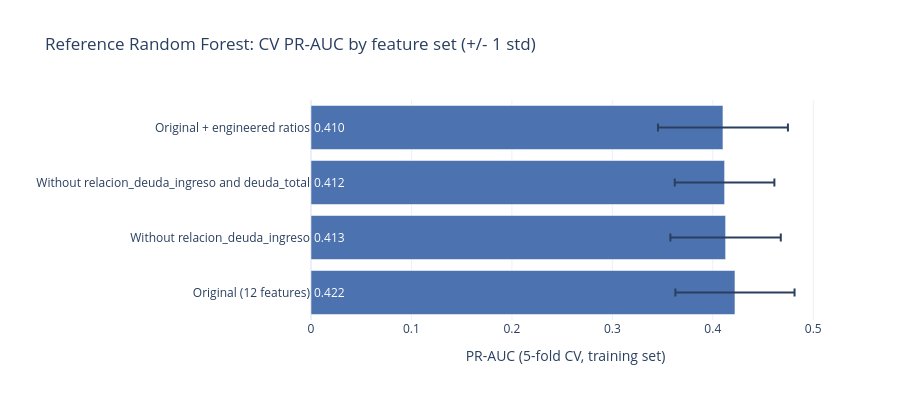

Notebook cell for this chart:
### Code cell
fig = px.bar(
    feature_set_results.reset_index(),
    x="pr_auc_cv",
    y="feature_set",
    error_x="pr_auc_cv_std",
    orientation="h",
    text=feature_set_results["pr_auc_cv"].map("{:.3f}".format).to_numpy(),
    title="Reference Random Forest: CV PR-AUC by feature set (+/- 1 std)",
    height=400,
)
fig.update_traces(marker_color=CLASS_COLORS["No default"], textposition="inside", insidetextanchor="start", textfont_color="white")
fig.update_layout(xaxis_title="PR-AUC (5-fold CV, training set)", yaxis_title="")
fig.show()

### Figure 1 — Plotly figure (JSON) as saved in the notebook; plotly's stock layout.template omitted (floating-point values rounded to 4 significant figures)
{"data": [{"error_x": {"array": [0.05932, 0.05495, 0.04958, 0.06469]}, "hovertemplate": "pr_auc_cv=%{x}<br>feature_set=%{y}<br>text=%{text}<extra></extra>", "insidetextanchor": "start", "legendgroup": "", "marker": {"color": "#4C72B0", "pattern": {"shape": ""}}, "name": "", "orientation": "h", "showlegend": false, "text": ["0.422", "0.413", "0.412", "0.410"], "textfont": {"color": "white"}, "textposition": "inside", "type": "bar", "x": [0.4221, 0.4127, 0.4117, 0.4101], "xaxis": "x", "y": ["Original (12 features)", "Without relacion_deuda_ingreso", "Without relacion_deuda_ingreso and deuda_total", "Original + engineered ratios"], "yaxis": "y"}], "layout": {"barmode": "relative", "height": 400, "legend": {"tracegroupgap": 0}, "title": {"text": "Reference Random Forest: CV PR-AUC by feature set (+/- 1 std)"}, "xaxis": {"anchor": "y", "domain": [0, 1], "title": {"text": "PR-AUC (5-fold CV, training set)"}}, "yaxis": {"anchor": "x", "domain": [0, 1], "title": {"text": ""}}}}
